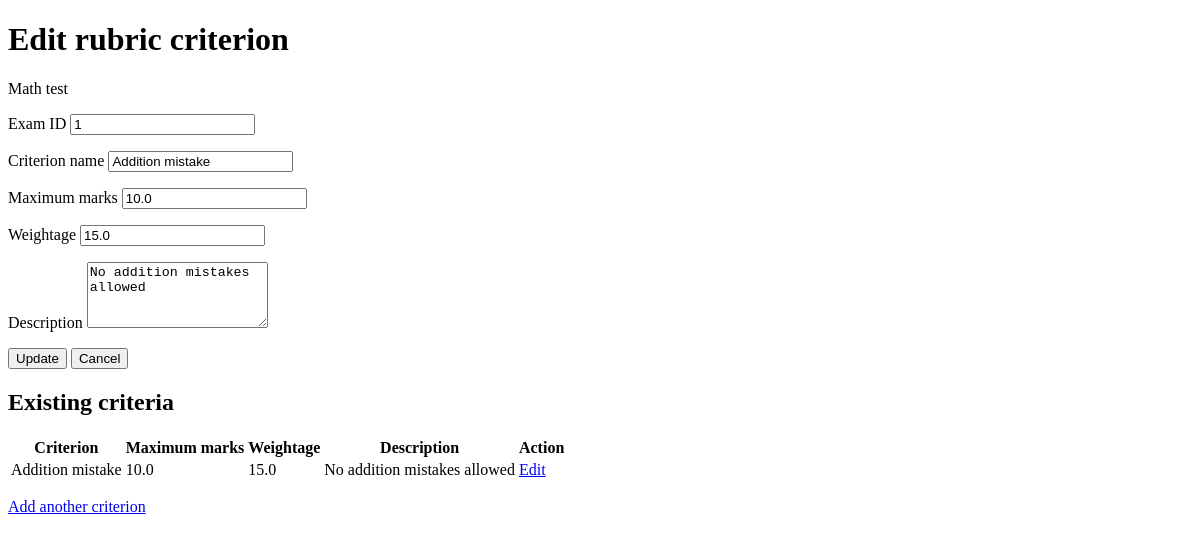
Before: /admin/examinations/1/rubrics/1/edit (signed in) with the older database file.
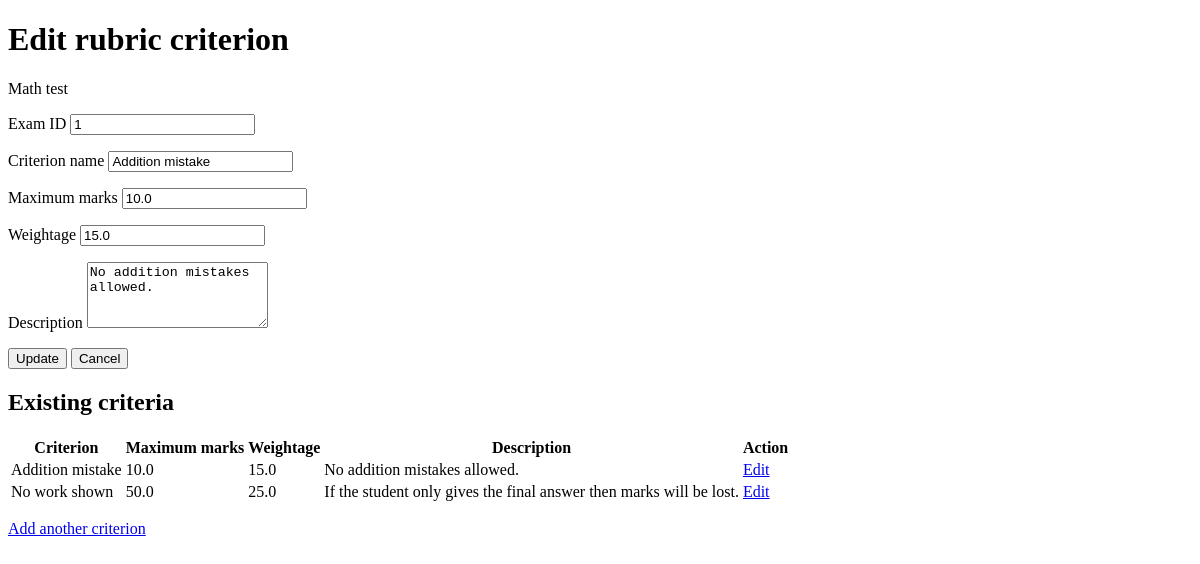
After: the same page with the newer database file.
### tables this page shows
CREATE TABLE examination_rubric (
            rubric_id INTEGER PRIMARY KEY,

            exam_id INTEGER NOT NULL
                REFERENCES examination(exam_id),

            criterion_name TEXT NOT NULL
                CHECK (length(trim(criterion_name)) BETWEEN 1 AND 100),

            max_marks REAL NOT NULL
                CHECK (
                    typeof(max_marks) IN ('integer', 'real')
                    AND max_marks >= 0
                ),

            weightage REAL NOT NULL
                CHECK (typeof(weightage) IN ('integer', 'real')),

            description TEXT
                CHECK (length(description) <= 200)
        );

### app.py (the view, shortened to what this page needs)
@app.route(
    "/admin/examinations/<int:exam_id>/rubrics",
    defaults={"rubric_id": None},
    methods=["GET", "POST"]
)
@app.route(
    "/admin/examinations/<int:exam_id>/rubrics/<int:rubric_id>/edit",
    methods=["GET", "POST"]
)
@require_role("Admin")
def admin_rubrics(exam_id, rubric_id):
    error = None
    values = {
        "criterion_name": "",
        "max_marks": "",
        "weightage": "",
        "description": ""
    }
    if (
        request.method == "POST"
        and request.form.get("action") == "cancel"
    ):
        return redirect(url_for("dashboard"))
    with closing(sqlite3.connect(database_path)) as database:
        database.execute("PRAGMA foreign_keys = ON")
        database.row_factory = sqlite3.Row
        examination = database.execute(
            "SELECT exam_id, exam_name FROM examination WHERE exam_id = ?",
            (exam_id,)
        ).fetchone()
        if examination is None:
            abort(404)
        if rubric_id is not None:
            rubric = database.execute(
                """
                SELECT * FROM examination_rubric
                WHERE rubric_id = ? AND exam_id = ?
                """,
                (rubric_id, exam_id)
            ).fetchone()
            if rubric is None:
                abort(404)
            values = dict(rubric)
        rubrics = database.execute(
            """
            SELECT * FROM examination_rubric
            WHERE exam_id = ?
            ORDER BY rubric_id
            """,
            (exam_id,)
        ).fetchall()
    return render_template(
        "admin_rubrics.html",
        examination=examination,
        rubric_id=rubric_id,
        values=values,
        rubrics=rubrics,
        error=error
    )

### app.py (called while the page is built, shortened)
def account_is_enabled(database, user):
    if user["role"] == "Admin":
        return True

@app.before_request
def load_logged_in_user():
    g.user = None
    user_id = session.get("user_id")
    if user_id is None:
        return
    with closing(sqlite3.connect(database_path)) as database:
        database.row_factory = sqlite3.Row
        user = database.execute(
            "SELECT * FROM users WHERE user_id = ?",
            (user_id,)
        ).fetchone()
        if user is None or not account_is_enabled(database, user):
            session.clear()
            return
        g.user = user

def require_role(*allowed_roles):
    def decorate(view_function):
        @wraps(view_function)
        def wrapped_view(*args, **kwargs):
            if g.user is None:
                return redirect(url_for("home"))
            if g.user["role"] not in allowed_roles:
                abort(403)
            return view_function(*args, **kwargs)
        return wrapped_view
    return decorate

### templates/admin_rubrics.html (shortened to what this page needs)
<!doctype html>
<html lang="en">
<head>
</head>
<body>
    <h1>
        {% if rubric_id is not none %}
            Edit rubric criterion
        {% else %}
            Add rubric criterion
        {% endif %}
    </h1>
    <p>{{ examination['exam_name'] }}</p>
    <form method="post">
        <p>
            <label for="exam_id">Exam ID</label>
            <input id="exam_id" type="number"
                   value="{{ examination['exam_id'] }}" readonly>
        </p>
        <p>
            <label for="criterion_name">Criterion name</label>
            <input id="criterion_name" name="criterion_name"
                   type="text" maxlength="100"
                   value="{{ values['criterion_name'] }}" required>
        </p>
        <p>
            <label for="max_marks">Maximum marks</label>
            <input id="max_marks" name="max_marks"
                   type="number" min="0" step="any"
                   value="{{ values['max_marks'] }}" required>
        </p>
        <p>
            <label for="weightage">Weightage</label>
            <input id="weightage" name="weightage"
                   type="number" step="any"
                   value="{{ values['weightage'] }}" required>
        </p>
        <p>
            <label for="description">Description</label>
            <textarea id="description" name="description"
                      maxlength="200" rows="4"
            >{{ values['description'] }}</textarea>
        </p>
        <button type="submit" name="action" value="update">
            Update
        </button>
        <button type="submit" name="action" value="cancel"
                formnovalidate>
            Cancel
        </button>
    </form>
    <h2>Existing criteria</h2>
    <table>
        <thead>
            <tr>
                <th>Criterion</th>
                <th>Maximum marks</th>
                <th>Weightage</th>
                <th>Description</th>
                <th>Action</th>
            </tr>
        </thead>
        <tbody>
            {% for rubric in rubrics %}
                <tr>
                    <td>{{ rubric['criterion_name'] }}</td>
                    <td>{{ rubric['max_marks'] }}</td>
                    <td>{{ rubric['weightage'] }}</td>
                    <td>{{ rubric['description'] }}</td>
                    <td>
                        <a href="{{ url_for(
                            'admin_rubrics',
                            exam_id=examination['exam_id'],
                            rubric_id=rubric['rubric_id']
                        ) }}">
                            Edit
                        </a>
                    </td>
                </tr>
            {% else %}
                <tr>
                    <td colspan="5">No criteria yet.</td>
                </tr>
            {% endfor %}
        </tbody>
    </table>
    <p>
        <a href="{{ url_for(
            'admin_rubrics',
            exam_id=examination['exam_id']
        ) }}">
            Add another criterion
        </a>
    </p>
</body>
</html>

Changed rows visible on the page:
changed examination_rubric "Addition mistake": description "No addition mistakes allowed" → "No addition mistakes allowed."
added examination_rubric: criterion_name "No work shown", max_marks "50.0", weightage "25.0", description "If the student only gives the final answer then marks will be lost."
